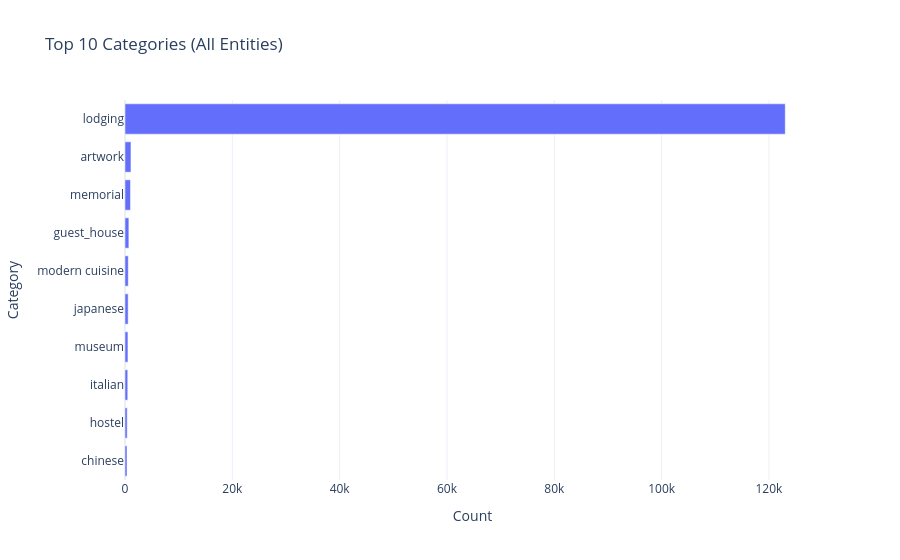

This figure's notebook cell:
### Code cell
top_cats = df_cats["category"].value_counts().head(10)
fig = px.bar(
    x=top_cats.values,
    y=top_cats.index,
    orientation="h",
    title="Top 10 Categories (All Entities)",
    labels={"x": "Count", "y": "Category"},
    template=PLOTLY_TEMPLATE,
)
fig.update_layout(yaxis=dict(autorange="reversed"))
fig.show()

### Figure 1 — Plotly figure (JSON) as saved in the notebook; plotly's stock layout.template omitted (floating-point values rounded to 4 significant figures)
{"data": [{"hovertemplate": "Count=%{x}<br>Category=%{y}<extra></extra>", "legendgroup": "", "marker": {"color": "#636efa", "pattern": {"shape": ""}}, "name": "", "orientation": "h", "showlegend": false, "textposition": "auto", "type": "bar", "x": [123037, 1110, 1022, 719, 610, 588, 548, 513, 410, 379], "xaxis": "x", "y": ["lodging", "artwork", "memorial", "guest_house", "modern cuisine", "japanese", "museum", "italian", "hostel", "chinese"], "yaxis": "y"}], "layout": {"barmode": "relative", "legend": {"tracegroupgap": 0}, "title": {"text": "Top 10 Categories (All Entities)"}, "xaxis": {"anchor": "y", "domain": [0, 1], "title": {"text": "Count"}}, "yaxis": {"anchor": "x", "autorange": "reversed", "domain": [0, 1], "title": {"text": "Category"}}}}
